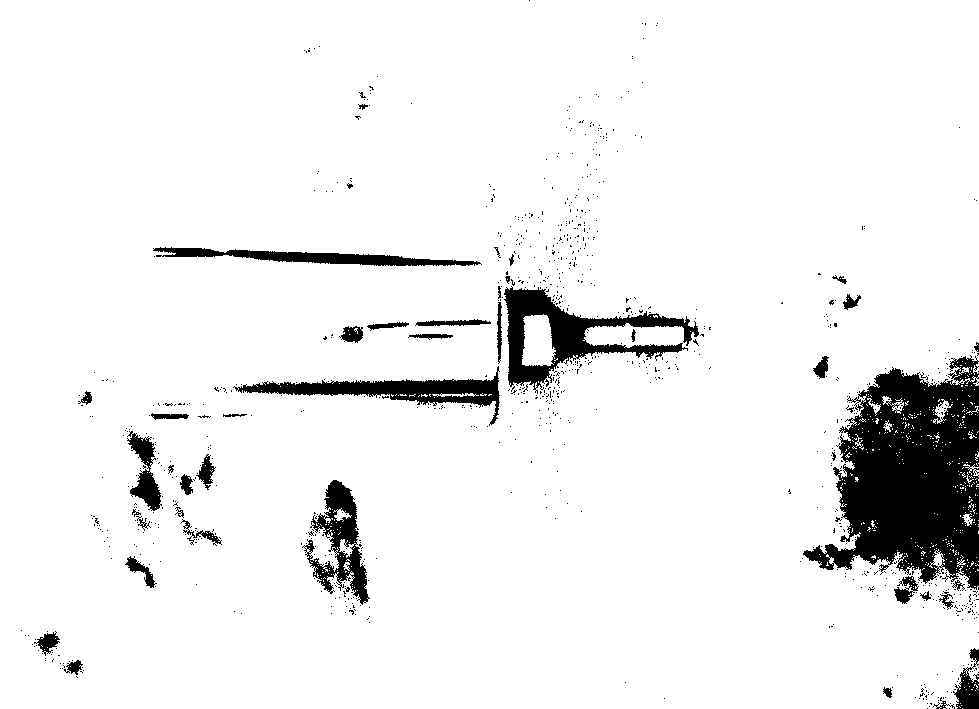
//> input picture 06.png, 979 x 709 px
$ ./peng2fu3   (built with g++ and OpenCV 4)
//> lines starting //> are read from the running program, lines starting //| are printed output that depends on the picture; after the words box and inside, x2 and y2 are one past the last pixel; in counts of white or black regions, pixels touching at a corner belong together
#include <opencv2/core/core.hpp>
#include<opencv2/highgui/highgui.hpp>
#include<opencv2/imgproc/imgproc.hpp>
#include <iostream>


using namespace std;
using namespace cv;

int main()
{
	Mat image = imread("06.png");
//> image is the input picture: 709 rows x 979 cols, CV_8UC3; 93% white; 939 black regions (895 under 20 px), largest, box (x1, y1, x2, y2) and area: (803, 355, 979, 590) 24339, (504, 286, 699, 394) 6204, (233, 366, 500, 426) 4081
	namedWindow("image");
	namedWindow("after");
	imshow("image", image);
	Mat element = getStructuringElement(MORPH_RECT, Size(6, 6));
	Mat out;
	erode(image, out, element);
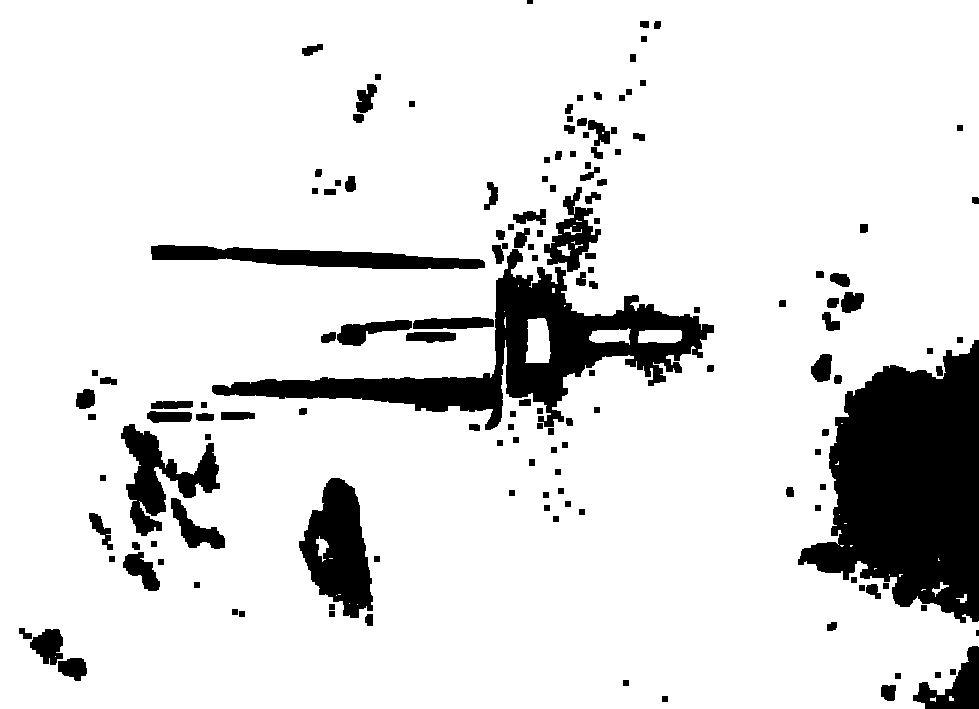
//> out: 709 rows x 979 cols, CV_8UC3; 87.1% white; 150 black regions (1 under 20 px), largest, box (x1, y1, x2, y2) and area: (798, 340, 979, 623) 32885, (212, 249, 714, 430) 21246, (299, 478, 373, 618) 6293
    dilate(out, out, element);
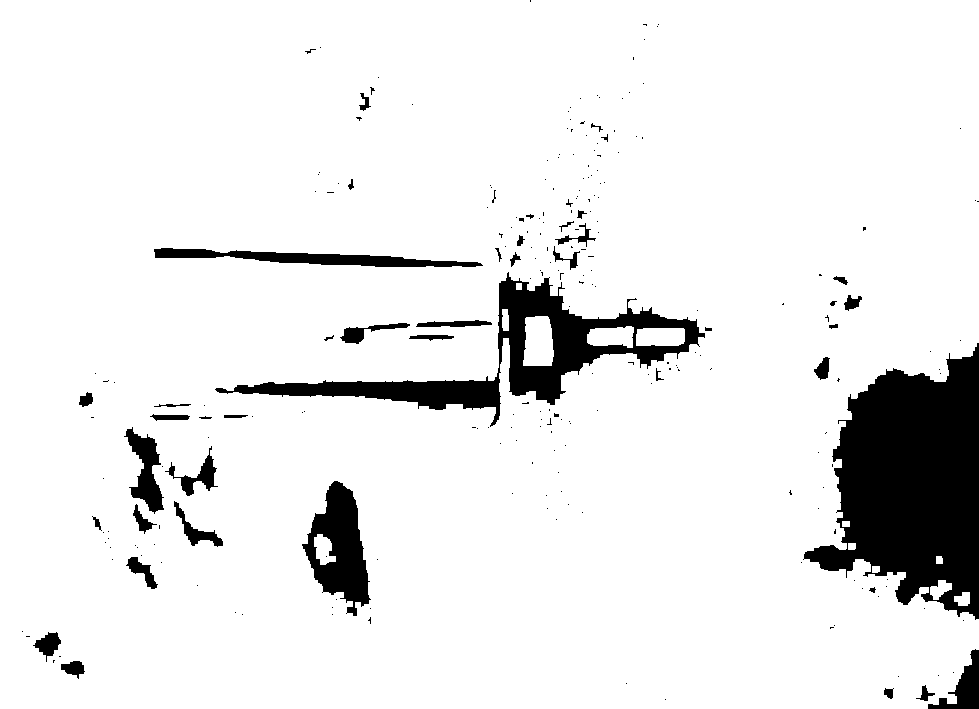
//> out: 709 rows x 979 cols, CV_8UC3; 91.3% white; 252 black regions (208 under 20 px), largest, box (x1, y1, x2, y2) and area: (803, 343, 979, 620) 29580, (215, 272, 705, 427) 14030, (302, 481, 371, 616) 4756
	erode(image, out, element);
	dilate(out, out, element);
	erode(image, out, element);
	imshow("after", out);
	waitKey(0);

	return 0;
}

$ run again, with dgree 174.png copied over 06.png
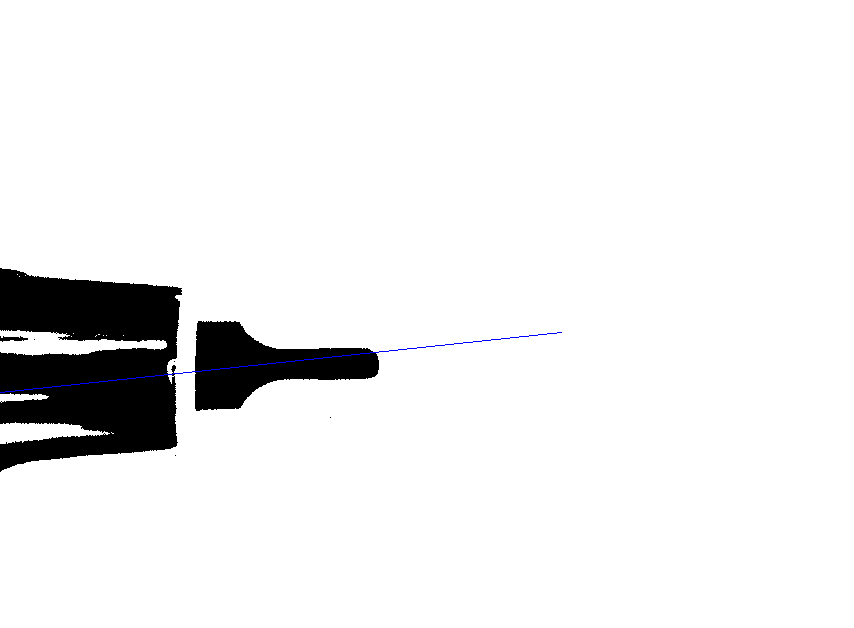
//> input picture dgree 174.png, 854 x 628 px
//> image is the input picture: 628 rows x 854 cols, CV_8UC3; mean B, G, R 238.1, 237.8, 237.8
//> `erode(image, out, element);`:
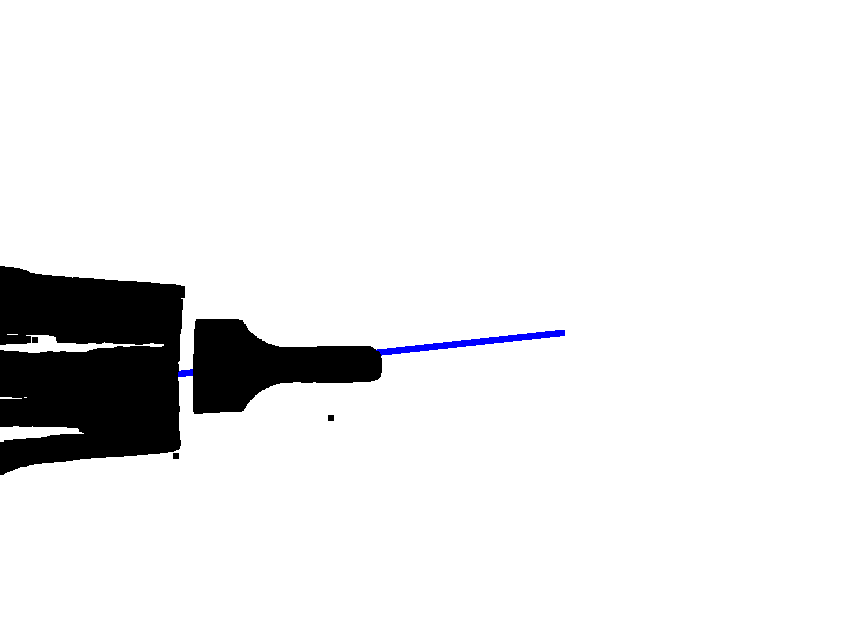
//> out: 628 rows x 854 cols, CV_8UC3; mean B, G, R 235.4, 234.8, 234.8
//> `dilate(out, out, element);`:
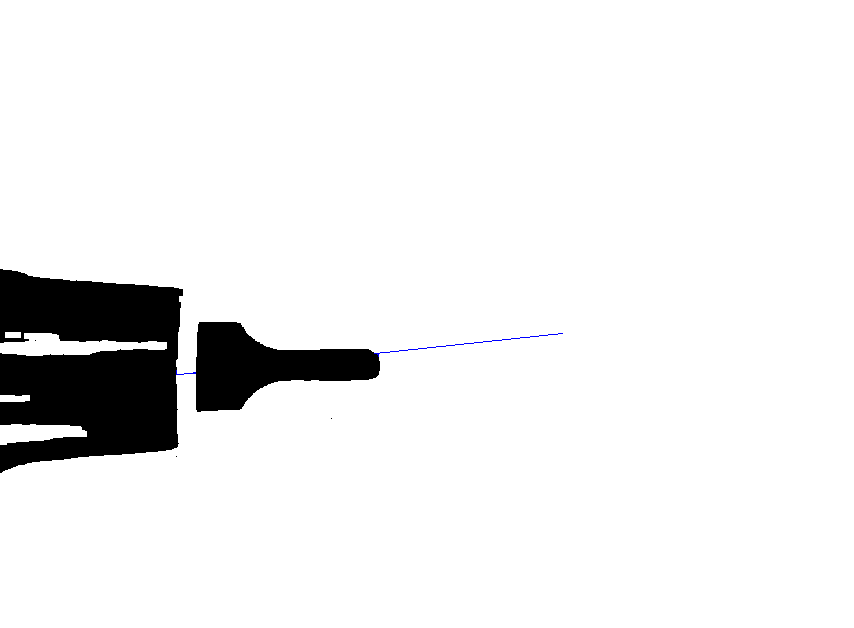
//> out: 628 rows x 854 cols, CV_8UC3; 1.07% of pixels changed, all inside (x1, y1, x2, y2) = (0, 266, 565, 475)
